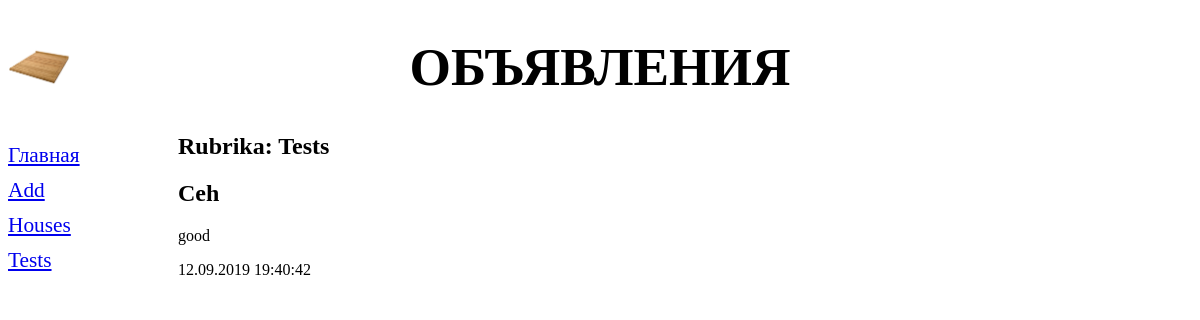
The page /bboard/2/ on the database its author committed.
### bboard/models.py (models this page shows, shortened)
class Rubric(models.Model):
    name = models.CharField(
        max_length=20, db_index=True, verbose_name="Nazvanie"
    )
    class Meta:
        verbose_name_plural = "Rubriki"
        verbose_name = "Rubrika"
        ordering = ["name"]

class Bb(models.Model):
        title = models.CharField(
                max_length=100, verbose_name="Name")
        content = models.TextField(
                null=True, blank=True, verbose_name="Description")
        price = models.FloatField(
                null=True, blank=True, verbose_name="Price")
        published = models.DateTimeField(
                auto_now_add=True, db_index=True, verbose_name="Published_date")
        rubric = models.ForeignKey(
                'Rubric', null=True, on_delete=models.PROTECT, verbose_name='Rubrika'
        )
        class Meta:
                verbose_name_plural = "Objavleniya"
                verbose_name = 'Objavlenie'
                ordering = ["-published"]

### bboard/views.py (the view)
# urls.py: path('<int:rubric_id>/',by_rubric,name='by_rubric'),
def by_rubric(request,rubric_id):
    bbs = Bb.objects.filter(rubric=rubric_id)
    rubrics = Rubric.objects.all()
    current_rubric= Rubric.objects.get(pk=rubric_id)
    context = {'bbs':bbs, 'rubrics':rubrics,'current_rubric':current_rubric}
    return render(request,'bboard/by_rubric.html',context)

### bboard/templates/bboard/by_rubric.html (shortened to what this page needs)
{% extends "bboard/layout/base.html" %}
{% block content %}
<h2>Rubrika: {{current_rubric.name}}</h2>
{% for bb in bbs %}
<div>
    <h2>{{bb.title}}</h2>
    <p>{{bb.content}}</p>
    <p>{{bb.published|date:"d.m.Y H:i:s"}}</p>
</div>
{% endfor %}
{% endblock %}

### bboard/templates/bboard/layout/base.html (shortened to what this page needs)
{% load static %}
<!DOCTYPE html>
<html lang="en">
<head>
    <link rel="stylesheet" type="text/css" href= "{% static 'bboard/style.css' %}">
</head>
<body>
  <header>
    <h1>Объявления</h1>
  </header>
    <nav>
        <a href={% url 'index' %}>Главная</a>
        <a href={% url 'add' %}>Add</a>
        {% for rubric in rubrics %}
        <a href= {% url 'by_rubric' rubric.pk %}>{{rubric.name}}</a>
        {% endfor %}
    </nav>
    <section>
    {% block content %}
    {% endblock %}
    </section>
</body>
</html>

### bboard/static/bboard/style.css (style rules this page uses)
header h1 { font-size: 40pt; text-transform: uppercase; text-align: center; background: url("bg.jpg") left / auto 100% no-repeat; }
nav { font-size: 16pt; width: 150 px; float: left; }
nav a { display: block; margin: 10px 0px; }
section { margin-left: 170px; }

### rows shown on the page
Rubric: name "Houses"
Rubric: name "Tests"
Bb: title "Ceh", content "good", published "12.09.2019 19:40:42"
